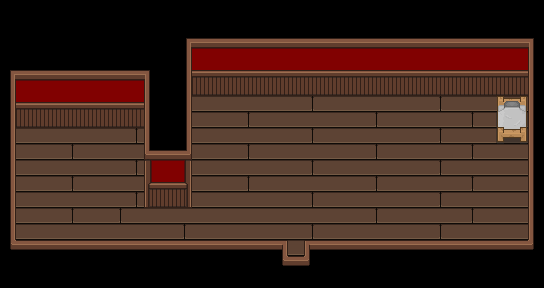

This is a level from a 2D game, rendered from its Tiled map with the project's own tilesets. A one-line summary and the map file follow, with tile-layer data summarised:
An orthogonal 34x18 tile map with 16x16 px tiles, 3 tile layers (Base Layer, Ground Layer, Upper Layer), 2 tilesets and 7 objects (3x Wall, Entrance, Spouse, PlayerSpawn, NPC_00).

<map version="1.5" tiledversion="1.6.0" orientation="orthogonal" renderorder="right-down" width="34" height="18" tilewidth="16" tileheight="16" infinite="0" nextlayerid="10" nextobjectid="48">
 <properties>
  <property name="Building" type="bool" value="true" />
  <property name="MapType" value="Town" />
 </properties>
 <tileset firstgid="1" name="tsWallsFloors" tilewidth="16" tileheight="16" tilecount="286" columns="22">
  <image source="../Tilesets/tsWalls_Floors.png" trans="ffffff" width="352" height="209" />
  <tile id="9">
   <properties>
    <property name="Impassable" type="bool" value="true" />
   </properties>
  </tile>
  <tile id="10">
   <properties>
    <property name="Impassable" type="bool" value="true" />
   </properties>
  </tile>
  <tile id="22">
   <properties>
    <property name="Impassable" type="bool" value="true" />
   </properties>
  </tile>
  <tile id="24">
   <properties>
    <property name="Impassable" type="bool" value="true" />
   </properties>
  </tile>
  <tile id="25">
   <properties>
    <property name="Impassable" type="bool" value="true" />
   </properties>
  </tile>
  <tile id="27">
   <properties>
    <property name="Impassable" type="bool" value="true" />
   </properties>
  </tile>
  <tile id="28">
   <properties>
    <property name="Impassable" type="bool" value="true" />
   </properties>
  </tile>
  <tile id="29">
   <properties>
    <property name="Impassable" type="bool" value="true" />
   </properties>
  </tile>
  <tile id="30">
   <properties>
    <property name="Impassable" type="bool" value="true" />
   </properties>
  </tile>
  <tile id="31">
   <properties>
    <property name="Impassable" type="bool" value="true" />
   </properties>
  </tile>
  <tile id="33">
   <properties>
    <property name="Impassable" type="bool" value="true" />
   </properties>
  </tile>
  <tile id="44">
   <properties>
    <property name="Impassable" type="bool" value="true" />
   </properties>
  </tile>
  <tile id="46">
   <properties>
    <property name="Impassable" type="bool" value="true" />
   </properties>
  </tile>
  <tile id="47">
   <properties>
    <property name="Impassable" type="bool" value="true" />
   </properties>
  </tile>
  <tile id="49">
   <properties>
    <property name="Impassable" type="bool" value="true" />
   </properties>
  </tile>
  <tile id="50">
   <properties>
    <property name="Impassable" type="bool" value="true" />
   </properties>
  </tile>
  <tile id="52">
   <properties>
    <property name="Impassable" type="bool" value="true" />
   </properties>
  </tile>
  <tile id="53">
   <properties>
    <property name="Impassable" type="bool" value="true" />
   </properties>
  </tile>
  <tile id="55">
   <properties>
    <property name="Impassable" type="bool" value="true" />
   </properties>
  </tile>
  <tile id="66">
   <properties>
    <property name="Impassable" type="bool" value="true" />
   </properties>
  </tile>
  <tile id="68">
   <properties>
    <property name="Impassable" type="bool" value="true" />
   </properties>
  </tile>
  <tile id="69">
   <properties>
    <property name="Impassable" type="bool" value="true" />
   </properties>
  </tile>
  <tile id="71">
   <properties>
    <property name="Impassable" type="bool" value="true" />
   </properties>
  </tile>
  <tile id="72">
   <properties>
    <property name="Impassable" type="bool" value="true" />
   </properties>
  </tile>
  <tile id="73">
   <properties>
    <property name="Impassable" type="bool" value="true" />
   </properties>
  </tile>
  <tile id="74">
   <properties>
    <property name="Impassable" type="bool" value="true" />
   </properties>
  </tile>
  <tile id="75">
   <properties>
    <property name="Impassable" type="bool" value="true" />
   </properties>
  </tile>
  <tile id="77">
   <properties>
    <property name="Impassable" type="bool" value="true" />
   </properties>
  </tile>
  <tile id="88">
   <properties>
    <property name="Impassable" type="bool" value="true" />
   </properties>
  </tile>
  <tile id="89">
   <properties>
    <property name="Impassable" type="bool" value="true" />
   </properties>
  </tile>
  <tile id="90">
   <properties>
    <property name="Impassable" type="bool" value="true" />
   </properties>
  </tile>
  <tile id="91">
   <properties>
    <property name="Impassable" type="bool" value="true" />
   </properties>
  </tile>
  <tile id="92">
   <properties>
    <property name="Impassable" type="bool" value="true" />
   </properties>
  </tile>
  <tile id="93">
   <properties>
    <property name="Impassable" type="bool" value="true" />
   </properties>
  </tile>
  <tile id="94">
   <properties>
    <property name="Impassable" type="bool" value="true" />
   </properties>
  </tile>
  <tile id="95">
   <properties>
    <property name="Impassable" type="bool" value="true" />
   </properties>
  </tile>
  <tile id="96">
   <properties>
    <property name="Impassable" type="bool" value="true" />
   </properties>
  </tile>
  <tile id="97">
   <properties>
    <property name="Impassable" type="bool" value="true" />
   </properties>
  </tile>
  <tile id="98">
   <properties>
    <property name="Impassable" type="bool" value="true" />
   </properties>
  </tile>
  <tile id="99">
   <properties>
    <property name="Impassable" type="bool" value="true" />
   </properties>
  </tile>
  <tile id="121">
   <properties>
    <property name="Impassable" type="bool" value="true" />
   </properties>
  </tile>
  <tile id="128">
   <properties>
    <property name="Impassable" type="bool" value="true" />
   </properties>
  </tile>
  <tile id="140">
   <properties>
    <property name="Impassable" type="bool" value="true" />
   </properties>
  </tile>
  <tile id="143">
   <properties>
    <property name="Impassable" type="bool" value="true" />
   </properties>
  </tile>
  <tile id="152">
   <properties>
    <property name="Impassable" type="bool" value="true" />
   </properties>
  </tile>
  <tile id="153">
   <properties>
    <property name="Impassable" type="bool" value="true" />
   </properties>
  </tile>
  <tile id="160">
   <properties>
    <property name="Impassable" type="bool" value="true" />
   </properties>
  </tile>
  <tile id="161">
   <properties>
    <property name="Impassable" type="bool" value="true" />
   </properties>
  </tile>
  <tile id="163">
   <properties>
    <property name="Impassable" type="bool" value="true" />
   </properties>
  </tile>
  <tile id="164">
   <properties>
    <property name="Impassable" type="bool" value="true" />
   </properties>
  </tile>
  <tile id="165">
   <properties>
    <property name="Impassable" type="bool" value="true" />
   </properties>
  </tile>
  <tile id="185">
   <properties>
    <property name="Impassable" type="bool" value="true" />
   </properties>
  </tile>
  <tile id="186">
   <properties>
    <property name="Impassable" type="bool" value="true" />
   </properties>
  </tile>
 </tileset>
 <tileset firstgid="287" source="../Tilesets/tsFurniture.tsx" />
 <layer id="6" name="Base Layer" width="34" height="18">
  <data>[612 cells, 612 non-empty, 4 distinct tile ids]</data>
 </layer>
 <layer id="7" name="Ground Layer" width="34" height="18">
  <data>[612 cells, 172 non-empty, 23 distinct tile ids]</data>
 </layer>
 <layer id="8" name="Upper Layer" width="34" height="18">
  <data>[612 cells, 36 non-empty, 7 distinct tile ids]</data>
 </layer>
 <objectgroup id="4" name="Travel Layer">
  <object id="1" name="Entrance" x="288" y="268" width="16" height="4">
   <properties>
    <property name="EntranceDir" value="Up" />
    <property name="Map" value="mapTown" />
   </properties>
  </object>
 </objectgroup>
 <objectgroup id="9" name="MapObject">
  <object id="44" name="Wall" x="198.218" y="53.6762" width="325.656" height="34.3333" />
  </objectgroup>
 <objectgroup id="5" name="Character Layer">
  <!-- 3 objects omitted --></objectgroup>
</map>
<!-- 5 of 7 objects omitted -->
